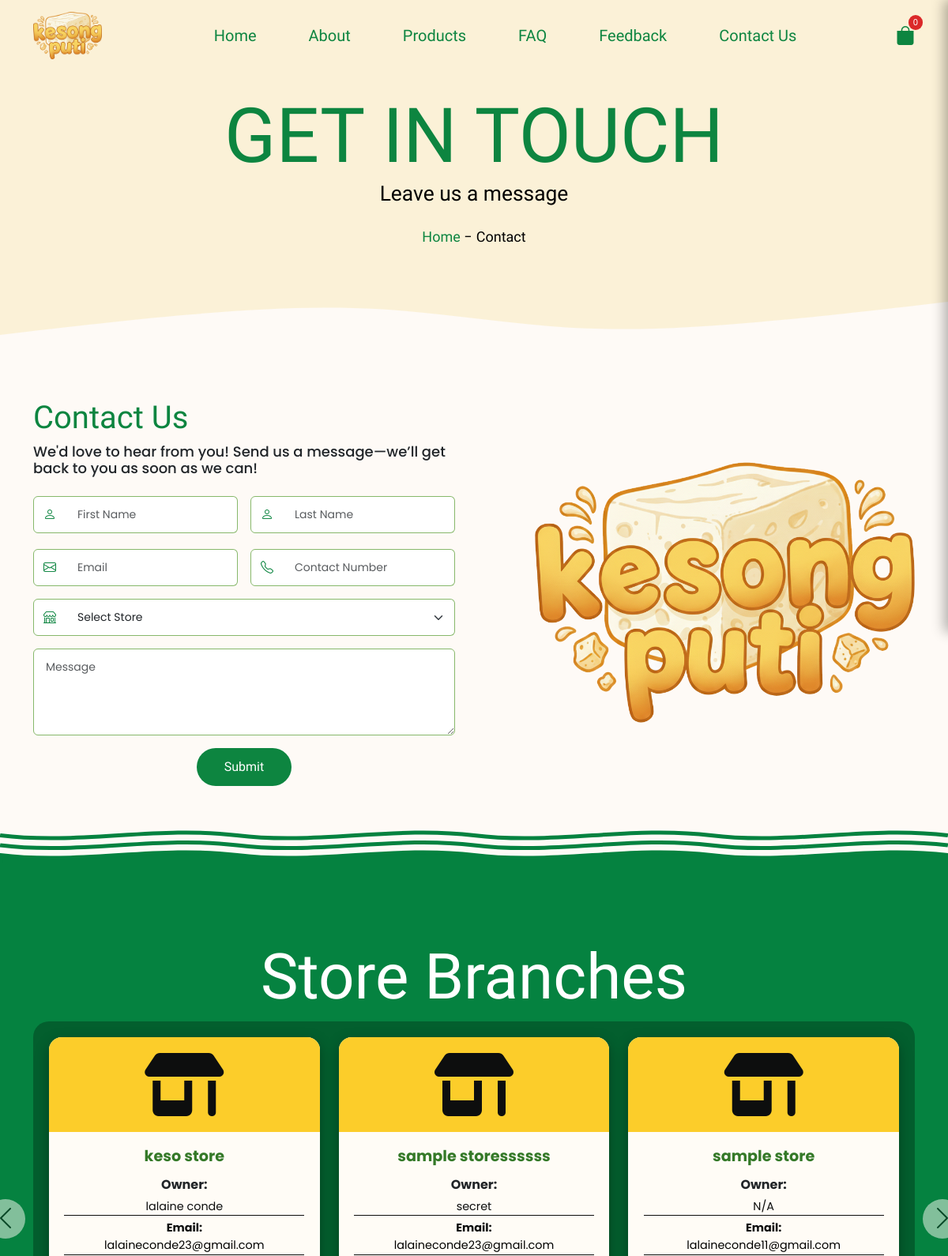
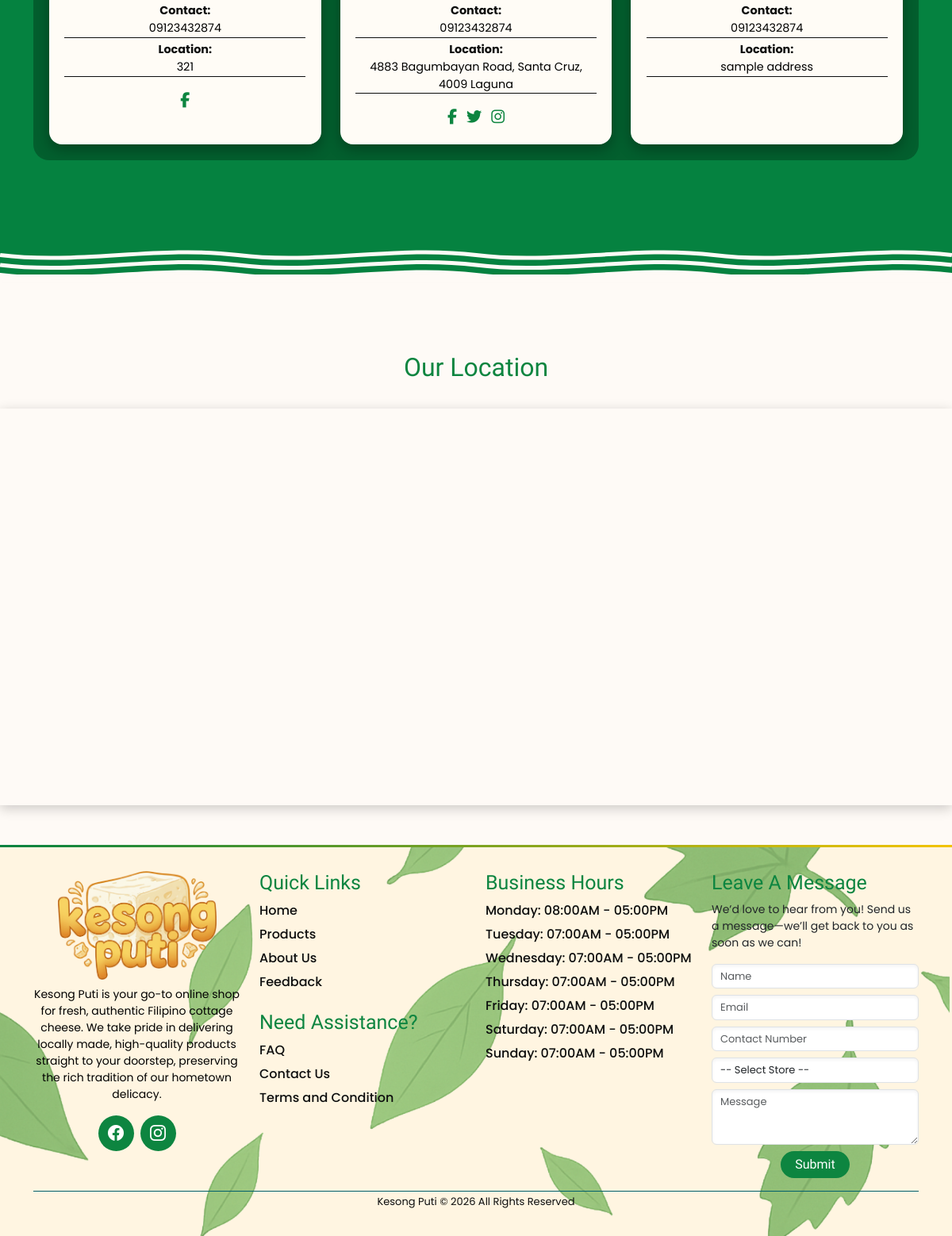
/interfaces/customer/contact.php, run on the app's committed database (2 pictures, top to bottom).
### tables this page shows
CREATE TABLE `page_headers` (
  `id` int(11) NOT NULL,
  `page_name` varchar(100) NOT NULL,
  `header_text` varchar(255) NOT NULL,
  `header_image` varchar(255) DEFAULT NULL,
  `part1` varchar(50) DEFAULT NULL,
  `part2` varchar(50) DEFAULT NULL,
  `part3` varchar(50) DEFAULT NULL
);

CREATE TABLE `store_contacts` (
  `id` int(11) NOT NULL,
  `store_name` varchar(255) NOT NULL,
  `owner` varchar(100) DEFAULT NULL,
  `email` text DEFAULT NULL,
  `phone` text DEFAULT NULL,
  `address` text DEFAULT NULL,
  `facebook` varchar(255) DEFAULT NULL,
  `twitter` varchar(255) DEFAULT NULL,
  `instagram` varchar(255) DEFAULT NULL,
  `latitude` decimal(10,8) DEFAULT NULL,
  `longitude` decimal(11,8) DEFAULT NULL
);

CREATE TABLE `footer_settings` (
  `id` int(11) NOT NULL,
  `logo` varchar(255) DEFAULT '../../assets/logo.png',
  `description` text DEFAULT NULL,
  `facebook_link` varchar(255) DEFAULT NULL,
  `instagram_link` varchar(255) DEFAULT NULL,
  `email` varchar(255) DEFAULT NULL,
  `phone` varchar(50) DEFAULT NULL,
  `address` varchar(255) DEFAULT NULL,
  `quick_links` text DEFAULT NULL,
  `updated_at` timestamp NOT NULL DEFAULT current_timestamp() ON UPDATE current_timestamp(),
  `bottom_text` varchar(255) NOT NULL DEFAULT 'Kesong Puti © 2025 All Rights Reserved',
  `background_image` varchar(255) DEFAULT NULL,
  `mon_hours` varchar(50) NOT NULL DEFAULT '07:00AM - 05:00PM',
  `tue_hours` varchar(50) NOT NULL DEFAULT '07:00AM - 05:00PM',
  `wed_hours` varchar(50) NOT NULL DEFAULT '07:00AM - 05:00PM',
  `thu_hours` varchar(50) NOT NULL DEFAULT '07:00AM - 05:00PM',
  `fri_hours` varchar(50) NOT NULL DEFAULT '07:00AM - 05:00PM',
  `sat_hours` varchar(50) NOT NULL DEFAULT '07:00AM - 05:00PM',
  `sun_hours` varchar(50) NOT NULL DEFAULT '07:00AM - 05:00PM'
);

### interfaces/customer/contact.php (the view, shortened to what the rows shown need)
<?php
require '../../connection.php';
$current_page = 'contact';
$isHomePage = ($current_page === 'home');
$page_subheader = "Leave us a message";
include ('../../includes/customer-dashboard.php');
?>
<!DOCTYPE html>
<html lang="en">
<head>
  <link rel="stylesheet" href="https://cdnjs.cloudflare.com/ajax/libs/font-awesome/6.5.2/css/all.min.css">
    <link
      href="https://cdn.jsdelivr.net/npm/bootstrap@5.3.7/dist/css/bootstrap.min.css"
      rel="stylesheet"
    >
    <link
      rel="stylesheet"
      href="https://cdnjs.cloudflare.com/ajax/libs/font-awesome/6.6.0/css/all.min.css"
    />
    <link rel="stylesheet" href="../../css/styles.css" >
  </head>
<body>
<section id="contact-us">
  <div class="container contact-container">
    <div class="row g-5">
          <div class="col-lg-6">
            <h1>Contact Us</h1>
            <h2 class="mb-4">
          We'd love to hear from you! Send us a message—we’ll get back to
          you as soon as we can!
        </h2>
                <?php
                  require '../../connection.php';
                ?>
      </div>
    </div>
  </div>
</section>
<section id="store-details" class="my-5">
  <div class="container py-5 store-details">
    <h2>Store Branches</h2>
    <div id="storeCarousel" class="carousel slide" data-bs-ride="carousel">
      <div class="carousel-inner">
        <?php
          $contactQuery = "SELECT * FROM store_contacts ORDER BY id DESC";
          $contactResult = mysqli_query($connection, $contactQuery);
          $counter = 0;
          while ($contact = mysqli_fetch_assoc($contactResult)) {
              if ($counter % 3 == 0) {
                  echo '<div class="carousel-item ' . ($counter == 0 ? 'active' : '') . '"><div class="row g-4">';
              }
              ?>
              <div class="col-md-4">
                <div class="store-card">
                  <div class="card-header-bar">
                    <i class="fa-solid fa-shop"></i>
                  </div>
                  <div class="card-body">
                    <h5 class="store-name"><?= htmlspecialchars($contact['store_name']) ?></h5>
                    <strong>Owner:</strong> <br />
                    <p class="store-info"> <?= htmlspecialchars($contact['owner'] ?? 'N/A') ?></p>
                    <p class="store-info">
                      <strong>Email:</strong> <br />
                      <a href="mailto:<?= htmlspecialchars($contact['email']) ?>?subject=Kesong%20Puti%20Customer%20Inquiry&body=Good%20day,%0D%0A%0D%0AI%20would%20like%20to%20inquire%20about..."
                        class="text-decoration-none">
                        <?= htmlspecialchars($contact['email']) ?>
                      </a>
                    </p>
                    <p class="store-info">
                      <strong>Contact:</strong> <br />
                      <a href="tel:<?= htmlspecialchars($contact['phone']) ?>" class="text-decoration-none">
                        <?= htmlspecialchars($contact['phone']) ?>
                      </a>
                    </p>
                    <p class="store-info">
                      <strong>Location:</strong> <br />
                      <a href="https://www.google.com/maps/search/?api=1&query=<?= urlencode($contact['address']) ?>"
                        target="_blank"
                        class="text-decoration-none">
                        <?= htmlspecialchars($contact['address']) ?>
                      </a>
                    </p>
                    <div class="social-icons">
                      <?php if (!empty($contact['facebook'])): ?>
                        <a href="<?= htmlspecialchars($contact['facebook']) ?>" target="_blank">
                          <i class="fa-brands fa-facebook-f"></i>
                        </a>
                      <?php endif; ?>
                      <?php if (!empty($contact['twitter'])): ?>
                        <a href="<?= htmlspecialchars($contact['twitter']) ?>" target="_blank">
                          <i class="fa-brands fa-twitter"></i>
                        </a>
                      <?php endif; ?>
                      <?php if (!empty($contact['instagram'])): ?>
                        <a href="<?= htmlspecialchars($contact['instagram']) ?>" target="_blank">
                          <i class="fa-brands fa-instagram"></i>
                        </a>
                      <?php endif; ?>
                    </div>
                  </div>
                </div>
              </div>
              <?php
              if ($counter % 3 == 2) {
                  echo '</div></div>';
              }
              $counter++;
          }
          if ($counter % 3 != 0) {
              echo '</div></div>';
          }
        ?>
      </div>
    </div>
  </div>
</section>
    <section id="location" class="location">
      <h2>Our Location</h2>
    </section>
      <?php include('../../includes/floating-button.php'); ?>
      <?php include('../../includes/footer.php'); ?>
</body>
</html>

### includes/customer-dashboard.php (shortened to what the rows shown need)
<?php
$header_image = "assets/header.png";
$home_header_part1 = "PURE";
$home_header_part2 = "CHEESE";
$home_header_part3 = "BLISS";
$header_colors = [];
$result = mysqli_query($connection, "SELECT * FROM home_settings");
while ($row = mysqli_fetch_assoc($result)) {
    $header_colors[$row['setting_key']] = $row['setting_value'];
}
$result = mysqli_query($connection, "SELECT part1, part2, part3 FROM page_headers WHERE page_name='home' LIMIT 1");
if ($row = mysqli_fetch_assoc($result)) {
    $home_header_part1 = $row['part1'] ?? $home_header_part1;
    $home_header_part2 = $row['part2'] ?? $home_header_part2;
    $home_header_part3 = $row['part3'] ?? $home_header_part3;
}
if (!empty($current_page)) {
    $result = mysqli_query($connection,
        "SELECT header_text, header_image
         FROM page_headers
         WHERE page_name='$current_page'
         LIMIT 1");
    if ($row = mysqli_fetch_assoc($result)) {
        $page_header = $row['header_text'] ?? "WELCOME";
        $header_image = $row['header_image'] ?? "uploads/header/header.png";
    }
}
?>
<!DOCTYPE html>
<html lang="en">
<head>
    <link
      href="https://cdn.jsdelivr.net/npm/bootstrap@5.3.7/dist/css/bootstrap.min.css"
      rel="stylesheet"
    >
    <link
      href="https://cdn.jsdelivr.net/npm/bootstrap-icons/font/bootstrap-icons.css"
      rel="stylesheet"
    >
    <link rel="stylesheet" href="../../css/styles.css" >
  </head>
<body>
<?php if($isHomePage): ?>
<section class="home-header-section">
  <div class="header-text">
    <h1>
      <span style="color: <?= htmlspecialchars($header_colors['home_header_font_color_part1'] ?? '#0D8540') ?>;">
        <?= htmlspecialchars($home_header_part1) ?>
      </span>
      <span style="color: <?= htmlspecialchars($header_colors['home_header_font_color_part2'] ?? '#F4C40F') ?>;">
        <?= htmlspecialchars($home_header_part2) ?>
      </span>
      <span style="color: <?= htmlspecialchars($header_colors['home_header_font_color_part3'] ?? '#0D8540') ?>;">
        <?= htmlspecialchars($home_header_part3) ?>
      </span>
    </h1>
  </div>
</section>
<?php else: ?>
    <section class="product-page"
             style="background-image: url('../../<?= htmlspecialchars($header_image) ?>');">
      <div class="header-text">
        <h1><?= htmlspecialchars($page_header) ?></h1>
        <h2><?= htmlspecialchars($page_subheader ?? '') ?></h2>
        <div class="mt-4 breadcrumb">
          <a href="index.php"><span>Home</span></a>
          <p class="separator">-</p>
          <span class="current-page"><?= ucfirst($current_page) ?></span>
        </div>
      </div>
    </section>
<?php endif; ?>
</body>
</html>

### includes/footer.php (shortened to what the rows shown need)
<?php
$query = "SELECT * FROM footer_settings ORDER BY id DESC LIMIT 1";
$result = mysqli_query($connection, $query);
$footer = mysqli_fetch_assoc($result);
$background_image = !empty($footer['background_image'])
    ? '../../uploads/footer/' . $footer['background_image']
    : 'leave.png';
$logo = !empty($footer['logo']) ? htmlspecialchars($footer['logo']) : 'logo.png';
?>
<!DOCTYPE html>
<html lang="en">
  <head>
    <link
      href="https://cdn.jsdelivr.net/npm/bootstrap@5.3.7/dist/css/bootstrap.min.css"
      rel="stylesheet"
    >
    <link
      href="https://cdn.jsdelivr.net/npm/bootstrap-icons/font/bootstrap-icons.css"
      rel="stylesheet"
    >
    <link rel="stylesheet" href="../../css/styles.css">
  </head>
<body>
    <section class="footer-separator"></section>
<footer style="
    padding: 30px 0;
    background-color: #FFF5E1;
    background-image: url('<?php echo $background_image; ?>');
    background-repeat: no-repeat;
    background-size: cover;
    background-position: center;
    font-family: var(--primary-font) !important;
">
  <div class="container footer-container">
    <div class="row">
      <div class="col-md-3 col-sm-12 text-center footer-logo">
      <img src="../../uploads/footer/<?php echo $logo; ?>" alt="Kesong Puti Logo" />
        <p class="small mt-2"><?php echo htmlspecialchars($footer['description']); ?></p>
        <div class="social-icons d-flex justify-content-center gap-2 mt-2">
          <a href="<?php echo htmlspecialchars($footer['facebook_link']); ?>" target="_blank" class="social-circle facebook"><i class="bi bi-facebook"></i></a>
          <a href="<?php echo htmlspecialchars($footer['instagram_link']); ?>" target="_blank" class="social-circle instagram"><i class="bi bi-instagram"></i></a>
        </div>
      </div>
      <div class="col-md-3 col-sm-12">
      </div>
      <div class="col-md-3 col-sm-12">
        <div class="contact-info">
          <h6 class="footer-title">Business Hours</h6>
          <p>Monday: <?= htmlspecialchars($footer['mon_hours']) ?></p>
          <p>Tuesday: <?= htmlspecialchars($footer['tue_hours']) ?></p>
          <p>Wednesday: <?= htmlspecialchars($footer['wed_hours']) ?></p>
          <p>Thursday: <?= htmlspecialchars($footer['thu_hours']) ?></p>
          <p>Friday: <?= htmlspecialchars($footer['fri_hours']) ?></p>
          <p>Saturday: <?= htmlspecialchars($footer['sat_hours']) ?></p>
          <p>Sunday: <?= htmlspecialchars($footer['sun_hours']) ?></p>
        </div>
      </div>
      <div class="col-md-3 col-sm-12 contact-form">
      </div>
    </div>
    <div class="footer-bottom text-center mt-3">
      <?php echo htmlspecialchars($footer['bottom_text']); ?>
    </div>
  </div>
</footer>
</body>
</html>

### data on the page
page_headers: header_text "GET IN TOUCH"
store_contacts: store_name "keso store", owner "lalaine conde", email "lalaineconde23@gmail.com", phone "09123432874", address "321"
store_contacts: store_name "sample storessssss", owner "secret", email "lalaineconde23@gmail.com", phone "09123432874", address "4883 Bagumbayan Road, Santa Cruz, 4009 Laguna"
store_contacts: store_name "sample store", owner "N/A", email "lalaineconde11@gmail.com", phone "09123432874", address "sample address"
footer_settings: background_image (picture), logo (picture), description "Kesong Puti is your go-to online shop for fresh, authentic Filipino cottage cheese. We take pride in delivering locally made, high-quality products straight to your doorstep, preserving the rich tradition of our hometown delicacy.", mon_hours "08:00AM - 05:00PM", tue_hours "07:00AM - 05:00PM", wed_hours "07:00AM - 05:00PM", thu_hours "07:00AM - 05:00PM", fri_hours "07:00AM - 05:00PM", sat_hours "07:00AM - 05:00PM", sun_hours "07:00AM - 05:00PM", bottom_text "Kesong Puti © 2026 All Rights Reserved"

### other printed values
$page_subheader "Leave us a message"
$current_page "Contact"
$link['name'] "Home"
$link['name'] "Products"
$link['name'] "About Us"
$link['name'] "Feedback"
$link['name'] "FAQ"
$link['name'] "Contact Us"
$link['name'] "Terms and Condition"
